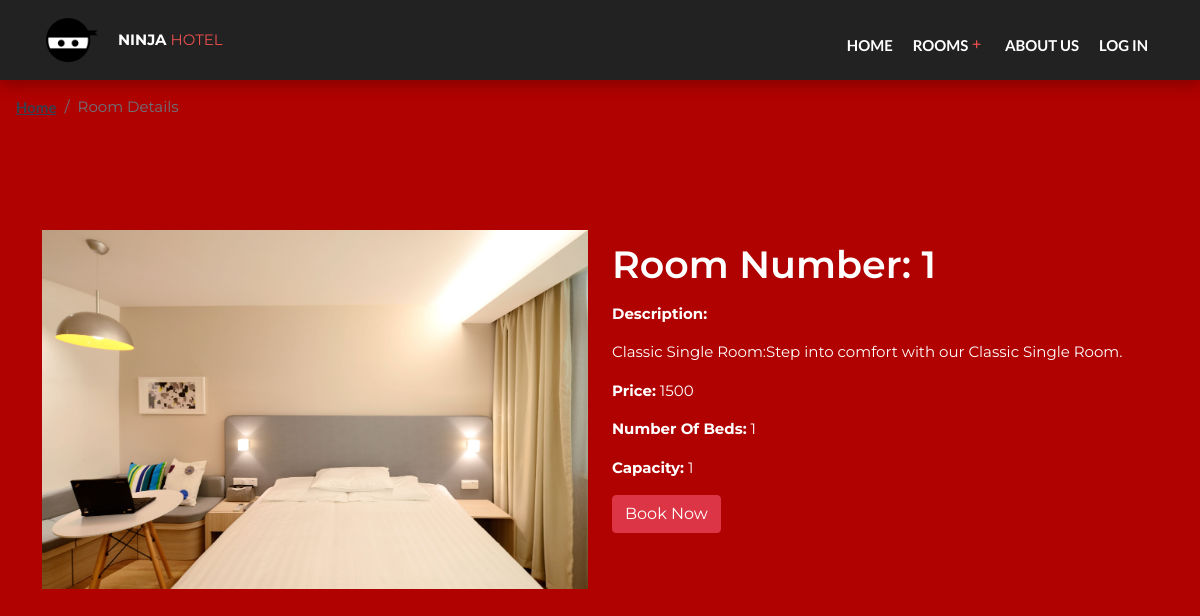
Screenshot of /room-commands/room-details.php?rid=1 with the database file from the repository.
### tables this page shows
CREATE TABLE `room` (
  `Room_ID` int(20) NOT NULL,
  `room_pic` varchar(20) DEFAULT NULL,
  `room_desription` varchar(300) DEFAULT NULL,
  `num of beds` int(12) NOT NULL,
  `PricePerNight` bigint(255) NOT NULL,
  `avalability` tinyint(1) NOT NULL,
  `capacity` int(200) DEFAULT NULL
);

### room-commands/room-details.php (the view, shortened to what this page needs)
<?php
include '../tools/connection.php';
include '../tools/navbar.php';
$room_id = $_GET['rid'];
$sql = "SELECT * FROM room WHERE Room_ID=$room_id";
$result = $conn->query($sql);
$row = $result->fetch_assoc();
?>
<!DOCTYPE html>
<html lang="en">
<head>
    <link rel="stylesheet" href="../css/bootstrap.min.css">
    <link rel="stylesheet" href="../icons/fontawesome/css/all.min.css">
    <link type="text/css" rel="stylesheet" href="../css/style.css" />
</head>
<body style="background-color:#B00200">
    <div class="row">
        <div class="col">
            <nav aria-label="breadcrumb" class="rounded-3 p-3 mb-4">
                <ol class="breadcrumb mb-0">
                    <li class="breadcrumb-item"><a href="../index.php">Home</a></li>
                    <li class="breadcrumb-item active" aria-current="page">Room Details</li>
                </ol>
            </nav>
        </div>
    </div>
    <br>
    <div class="container mt-5">
        <div class="row">
            <div class="col-md-6">
                <img src="../images/<?php echo $row['room_pic']; ?>" alt="Room Picture" style="max-width: 100%;">
            </div>
            <div class="col-md-6">
                <h1 style='color: white;'>
                    <?php echo "Room Number: " . $row['Room_ID'] . ""; ?>
                </h1>
                <p style='color: white;'><strong>Description:</strong></p>
                <p style='color: white;'>
                    <?php echo $row['room_desription']; ?>
                </p>
                <p style='color: white;'><strong>Price:</strong>
                    <?php echo $row['PricePerNight']; ?>
                </p>
                <p style='color: white;'><strong>Number Of Beds:</strong>
                    <?php echo $row['num of beds']; ?>
                </p>
                <p style='color: white;'><strong>Capacity:</strong>
                    <?php echo $row['capacity']; ?>
                </p>
                <button class="btn btn-danger" onclick="openBookingModal()">Book Now</button>
            </div>
        </div>
    </div>
</body>
</html>

### css/style.css (style rules this page uses)
body { font-family: 'Montserrat', sans-serif; font-size: 15px; font-weight: 400; color: #798696; overflow-x:hidden; }
h1,h2,h3,h4,h5,h6 { margin-top: 12px; margin-bottom: 15px; font-weight: 600; color: #374050; }
h1 { font-size:38px; }
a { font-family: 'Lato', sans-serif; color: #374050; font-weight: 700; }
ul,ol { margin: 0; padding: 0; list-style: none }

### rows the page displays
room: room_pic (picture), Room_ID "1", room_desription "Classic Single Room:Step into comfort with our Classic Single Room.", PricePerNight "1500", num of beds "1", capacity "1"
